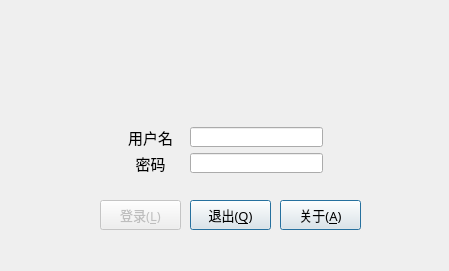
<?xml version="1.0" encoding="UTF-8"?>
<ui version="4.0">
 <class>Login</class>
 <widget class="QWidget" name="Login">
  <property name="windowModality">
   <enum>Qt::NonModal</enum>
  </property>
  <property name="geometry">
   <rect>
    <x>0</x>
    <y>0</y>
    <width>449</width>
    <height>271</height>
   </rect>
  </property>
  <property name="minimumSize">
   <size>
    <width>449</width>
    <height>271</height>
   </size>
  </property>
  <property name="maximumSize">
   <size>
    <width>449</width>
    <height>271</height>
   </size>
  </property>
  <property name="windowTitle">
   <string>西北工业大学软件与微电子学院综合测评系统</string>
  </property>
  <property name="windowIcon">
   <iconset resource="icons.qrc">
    <normaloff>:/image/icon.png</normaloff>:/image/icon.png</iconset>
  </property>
  <widget class="QLabel" name="title">
   <property name="geometry">
    <rect>
     <x>9</x>
     <y>22</y>
     <width>431</width>
     <height>41</height>
    </rect>
   </property>
   <property name="minimumSize">
    <size>
     <width>431</width>
     <height>41</height>
    </size>
   </property>
   <property name="maximumSize">
    <size>
     <width>431</width>
     <height>41</height>
    </size>
   </property>
   <property name="font">
    <font>
     <family>叶根友毛笔行书</family>
     <pointsize>21</pointsize>
     <weight>75</weight>
     <bold>true</bold>
    </font>
   </property>
   <property name="text">
    <string/>
   </property>
   <property name="pixmap">
    <pixmap resource="icons.qrc">:/image/nwpuruanjian.png</pixmap>
   </property>
   <property name="alignment">
    <set>Qt::AlignCenter</set>
   </property>
  </widget>
  <widget class="QLabel" name="title_2">
   <property name="geometry">
    <rect>
     <x>9</x>
     <y>69</y>
     <width>431</width>
     <height>31</height>
    </rect>
   </property>
   <property name="minimumSize">
    <size>
     <width>431</width>
     <height>31</height>
    </size>
   </property>
   <property name="maximumSize">
    <size>
     <width>431</width>
     <height>31</height>
    </size>
   </property>
   <property name="font">
    <font>
     <family>文鼎习字体</family>
     <pointsize>21</pointsize>
     <weight>50</weight>
     <bold>false</bold>
    </font>
   </property>
   <property name="layoutDirection">
    <enum>Qt::LeftToRight</enum>
   </property>
   <property name="text">
    <string/>
   </property>
   <property name="pixmap">
    <pixmap resource="icons.qrc">:/image/title.png</pixmap>
   </property>
   <property name="alignment">
    <set>Qt::AlignCenter</set>
   </property>
  </widget>
  <widget class="QWidget" name="widget" native="true">
   <property name="geometry">
    <rect>
     <x>0</x>
     <y>0</y>
     <width>451</width>
     <height>271</height>
    </rect>
   </property>
   <property name="minimumSize">
    <size>
     <width>451</width>
     <height>271</height>
    </size>
   </property>
   <property name="maximumSize">
    <size>
     <width>451</width>
     <height>271</height>
    </size>
   </property>
   <property name="styleSheet">
    <string notr="true">border-image: url(:/image/background.jpg);</string>
   </property>
  </widget>
  <widget class="QPushButton" name="helpButton">
   <property name="geometry">
    <rect>
     <x>280</x>
     <y>200</y>
     <width>81</width>
     <height>30</height>
    </rect>
   </property>
   <property name="font">
    <font>
     <family>微软雅黑</family>
     <pointsize>10</pointsize>
     <weight>50</weight>
     <bold>false</bold>
    </font>
   </property>
   <property name="text">
    <string>关于(&amp;A)</string>
   </property>
   <property name="icon">
    <iconset resource="icons.qrc">
     <normaloff>:/image/alert.png</normaloff>:/image/alert.png</iconset>
   </property>
   <property name="default">
    <bool>true</bool>
   </property>
  </widget>
  <widget class="QLabel" name="password">
   <property name="geometry">
    <rect>
     <x>110</x>
     <y>153</y>
     <width>81</width>
     <height>20</height>
    </rect>
   </property>
   <property name="minimumSize">
    <size>
     <width>81</width>
     <height>20</height>
    </size>
   </property>
   <property name="maximumSize">
    <size>
     <width>81</width>
     <height>20</height>
    </size>
   </property>
   <property name="font">
    <font>
     <family>微软雅黑</family>
     <pointsize>11</pointsize>
     <weight>50</weight>
     <bold>false</bold>
    </font>
   </property>
   <property name="styleSheet">
    <string notr="true"/>
   </property>
   <property name="text">
    <string>密码</string>
   </property>
   <property name="alignment">
    <set>Qt::AlignCenter</set>
   </property>
  </widget>
  <widget class="QLabel" name="name">
   <property name="geometry">
    <rect>
     <x>110</x>
     <y>127</y>
     <width>81</width>
     <height>20</height>
    </rect>
   </property>
   <property name="minimumSize">
    <size>
     <width>81</width>
     <height>20</height>
    </size>
   </property>
   <property name="maximumSize">
    <size>
     <width>81</width>
     <height>20</height>
    </size>
   </property>
   <property name="font">
    <font>
     <family>微软雅黑</family>
     <pointsize>11</pointsize>
     <weight>50</weight>
     <bold>false</bold>
    </font>
   </property>
   <property name="styleSheet">
    <string notr="true"/>
   </property>
   <property name="text">
    <string>用户名</string>
   </property>
   <property name="alignment">
    <set>Qt::AlignCenter</set>
   </property>
  </widget>
  <widget class="QPushButton" name="exitButton">
   <property name="geometry">
    <rect>
     <x>190</x>
     <y>200</y>
     <width>81</width>
     <height>30</height>
    </rect>
   </property>
   <property name="font">
    <font>
     <family>微软雅黑</family>
     <pointsize>10</pointsize>
     <weight>50</weight>
     <bold>false</bold>
    </font>
   </property>
   <property name="text">
    <string>退出(&amp;Q)</string>
   </property>
   <property name="icon">
    <iconset resource="icons.qrc">
     <normaloff>:/image/cross.png</normaloff>:/image/cross.png</iconset>
   </property>
   <property name="default">
    <bool>true</bool>
   </property>
  </widget>
  <widget class="QLineEdit" name="nameedit">
   <property name="geometry">
    <rect>
     <x>190</x>
     <y>127</y>
     <width>133</width>
     <height>20</height>
    </rect>
   </property>
   <property name="minimumSize">
    <size>
     <width>133</width>
     <height>20</height>
    </size>
   </property>
   <property name="maximumSize">
    <size>
     <width>133</width>
     <height>20</height>
    </size>
   </property>
   <property name="font">
    <font>
     <family>微软雅黑</family>
     <pointsize>10</pointsize>
    </font>
   </property>
  </widget>
  <widget class="QPushButton" name="loginButton">
   <property name="enabled">
    <bool>false</bool>
   </property>
   <property name="geometry">
    <rect>
     <x>100</x>
     <y>200</y>
     <width>81</width>
     <height>30</height>
    </rect>
   </property>
   <property name="font">
    <font>
     <family>微软雅黑</family>
     <pointsize>10</pointsize>
     <weight>50</weight>
     <bold>false</bold>
    </font>
   </property>
   <property name="text">
    <string>登录(&amp;L)</string>
   </property>
   <property name="icon">
    <iconset resource="icons.qrc">
     <normaloff>:/image/user.png</normaloff>:/image/user.png</iconset>
   </property>
   <property name="default">
    <bool>true</bool>
   </property>
  </widget>
  <widget class="QLineEdit" name="passwordedit">
   <property name="geometry">
    <rect>
     <x>190</x>
     <y>153</y>
     <width>133</width>
     <height>20</height>
    </rect>
   </property>
   <property name="minimumSize">
    <size>
     <width>133</width>
     <height>20</height>
    </size>
   </property>
   <property name="maximumSize">
    <size>
     <width>133</width>
     <height>20</height>
    </size>
   </property>
   <property name="font">
    <font>
     <family>微软雅黑</family>
     <pointsize>10</pointsize>
    </font>
   </property>
   <property name="echoMode">
    <enum>QLineEdit::Password</enum>
   </property>
  </widget>
  <zorder>widget</zorder>
  <zorder>title</zorder>
  <zorder>title_2</zorder>
  <zorder>helpButton</zorder>
  <zorder>password</zorder>
  <zorder>name</zorder>
  <zorder>exitButton</zorder>
  <zorder>nameedit</zorder>
  <zorder>loginButton</zorder>
  <zorder>passwordedit</zorder>
 </widget>
 <layoutdefault spacing="6" margin="11"/>
 <tabstops>
  <tabstop>nameedit</tabstop>
  <tabstop>passwordedit</tabstop>
  <tabstop>loginButton</tabstop>
  <tabstop>helpButton</tabstop>
  <tabstop>exitButton</tabstop>
 </tabstops>
 <resources>
  <include location="icons.qrc"/>
 </resources>
 <connections>
  <connection>
   <sender>exitButton</sender>
   <signal>clicked()</signal>
   <receiver>Login</receiver>
   <slot>close()</slot>
   <hints>
    <hint type="sourcelabel">
     <x>241</x>
     <y>232</y>
    </hint>
    <hint type="destinationlabel">
     <x>121</x>
     <y>201</y>
    </hint>
   </hints>
  </connection>
 </connections>
</ui>
